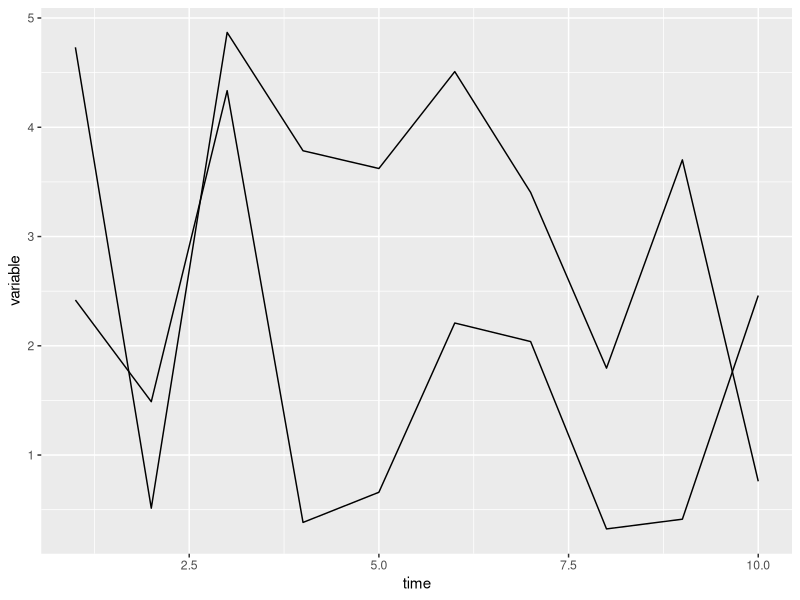
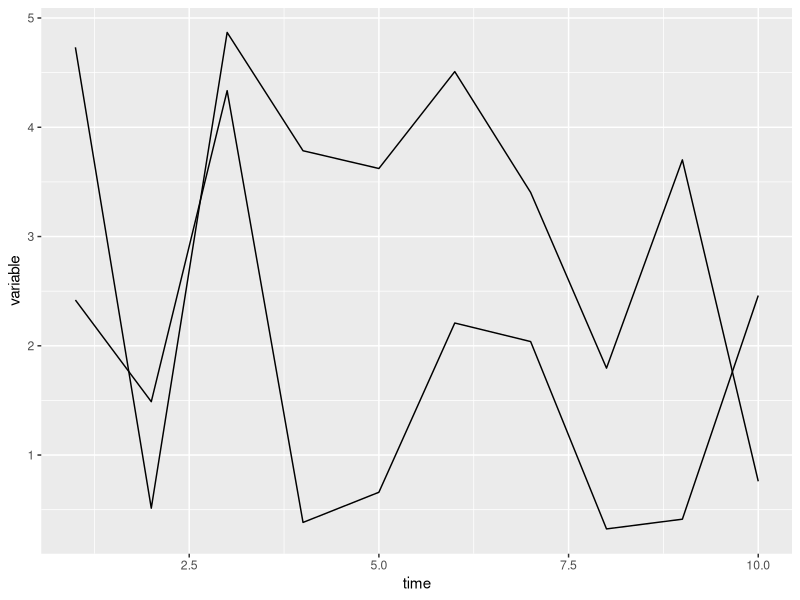
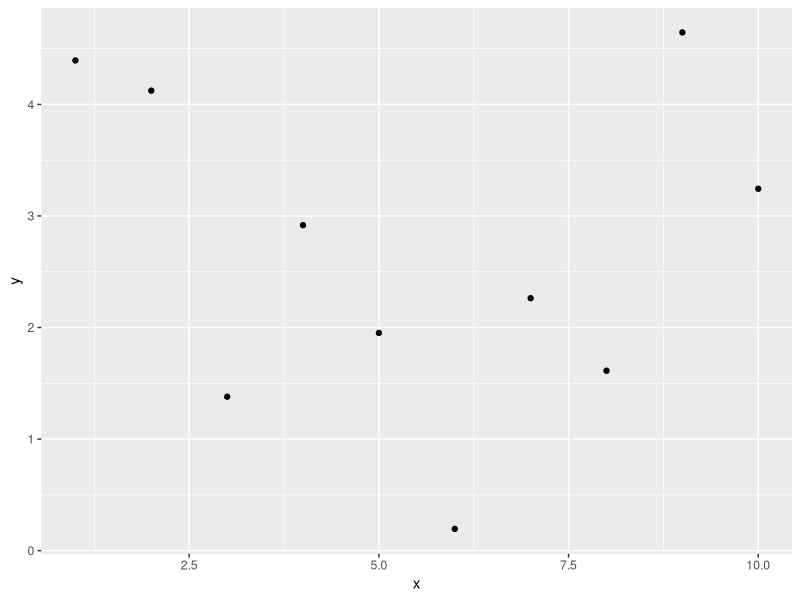
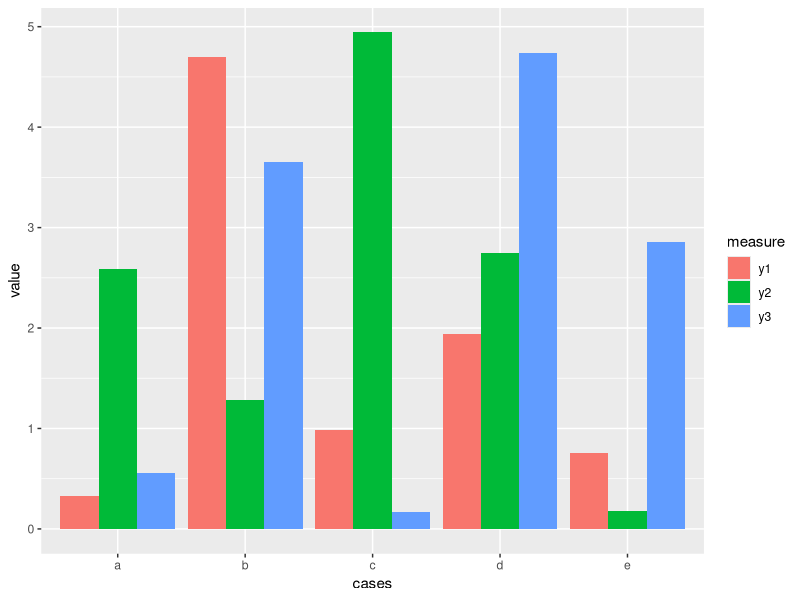
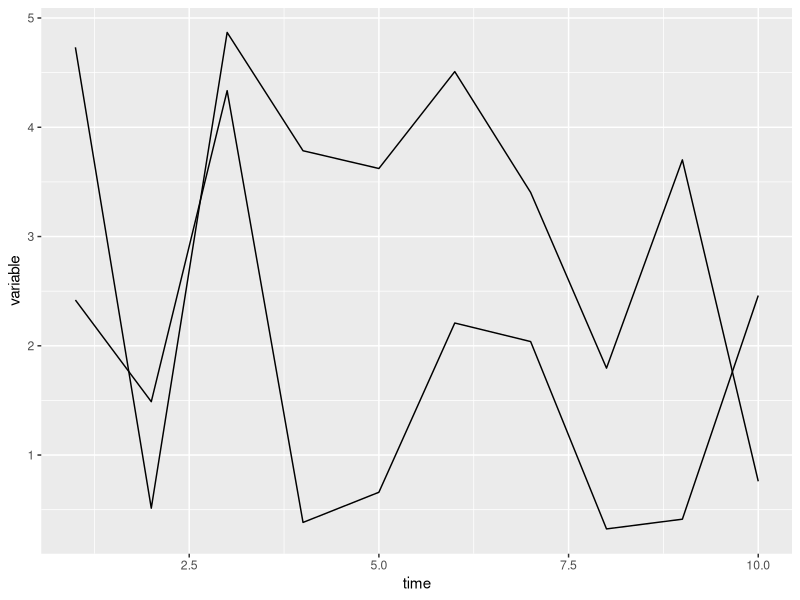
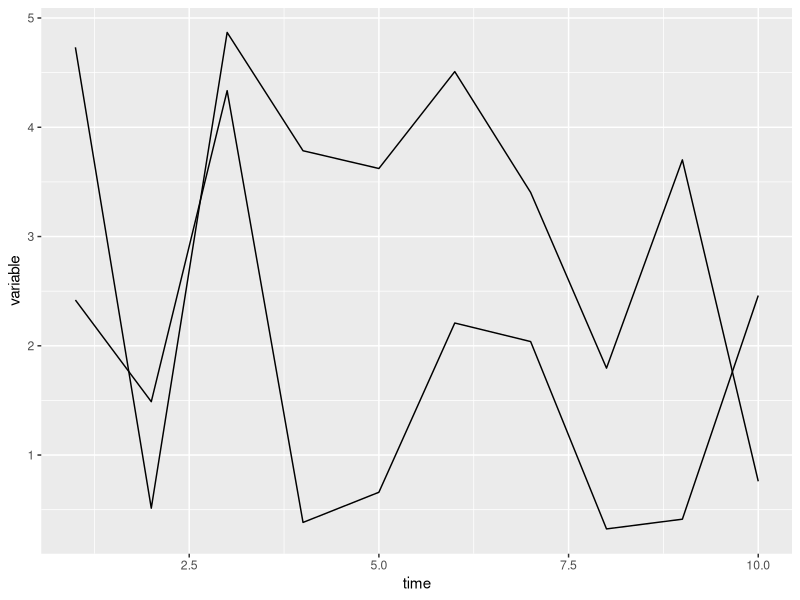
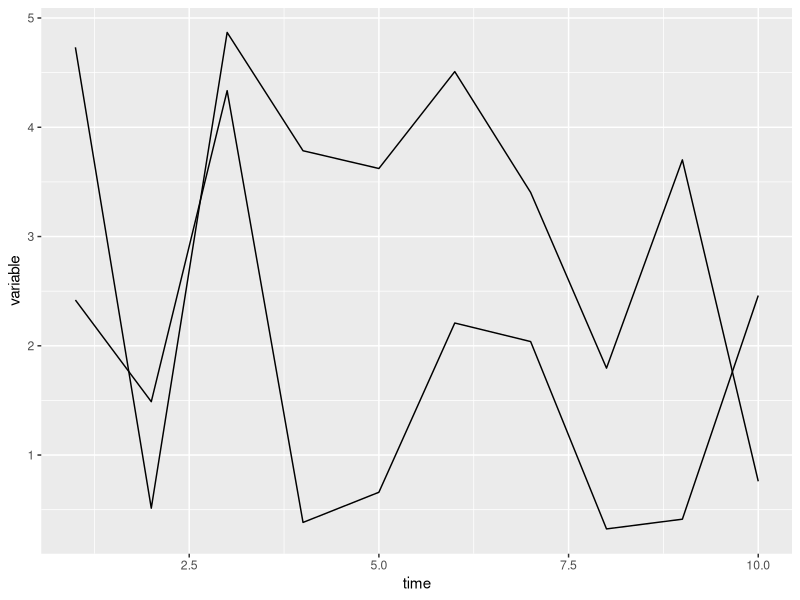

The R source for these figures, in order:
library(tidyverse)

#####line chart

units <- letters[1:2]
time <- seq(1:10)

time_series <- expand.grid(units=units,time=time)

time_series$variable <- runif(20,0,5)

line_plot <- ggplot(time_series,(aes(x=time,y=variable,group=units)))+geom_line()
line_plot
####scatterplot

x_axis <- seq(1:10)
y_axis <- runif(10,0,5)

scatter_dat <- data.frame(x=x_axis,y=y_axis)

scatter_plot <- ggplot(scatter_dat,aes(x=x,y=y))+geom_point()

####barplot

cases <- letters[1:5]
y_axis1 <- runif(5,0,5)
y_axis2 <- runif(5,0,5)
y_axis3 <- runif(5,0,5)

bar_dat <- data.frame(cases=cases,y1=y_axis1,y2=y_axis2,y3=y_axis3)
?pivot_longer
long_bar_dat <- pivot_longer(bar_dat,c("y1","y2","y3"),names_to="measure",values_to = "value")

bar_plot <- ggplot(long_bar_dat,aes(x=cases,y=value,fill=measure))+geom_bar(stat="identity",position="dodge")

line_plot
scatter_plot
bar_plot

#setwd(YOUR FILE PATH) -- that's where the files are going to go when you ggsave them

ggsave("lineplot.jpg",plot=line_plot)
ggsave("lineplot.pdf",plot=line_plot)

#####to save files as .svg from ggsave
#install.packages("svglite")
library(svglite)

ggsave("lineplot.svg",plot=line_plot)
